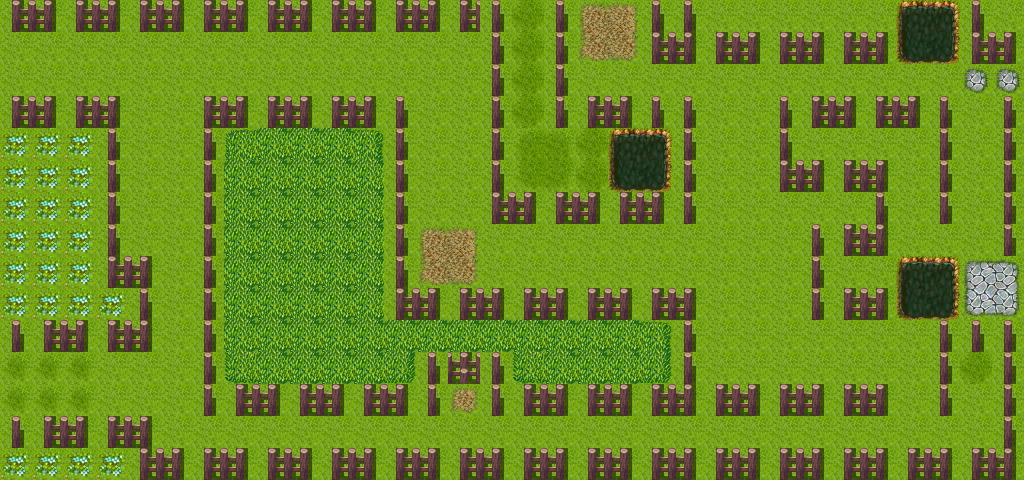

A level layout from a 2D game, rendered from its tile map. Below: a short description, then the map file with tile-grid data replaced by summaries:
An orthogonal 32x15 tile map with 32x32 px tiles, 2 tile layers (Calque de Tile 1, Calque 2), 1 hidden layer not drawn, 3 tilesets.

<map version="1.0" orientation="orthogonal" renderorder="right-down" width="32" height="15" tilewidth="32" tileheight="32" nextobjectid="1">
 <tileset firstgid="1" name="tilea2" tilewidth="32" tileheight="32">
  <image source="tilea2.png" width="512" height="384" />
  <tile id="2">
   <properties>
    <property name="blocked" value="" />
   </properties>
  </tile>
  <tile id="3">
   <properties>
    <property name="blocked" value="" />
   </properties>
  </tile>
  <tile id="18">
   <properties>
    <property name="blocked" value="" />
   </properties>
  </tile>
  <tile id="19">
   <properties>
    <property name="blocked" value="" />
   </properties>
  </tile>
  <tile id="34">
   <properties>
    <property name="blocked" value="" />
   </properties>
  </tile>
  <tile id="35">
   <properties>
    <property name="blocked" value="" />
   </properties>
  </tile>
 </tileset>
 <tileset firstgid="193" name="tilea1" tilewidth="32" tileheight="32">
  <image source="tilea1.png" width="512" height="384" />
 </tileset>
 <tileset firstgid="385" name="myTileset" tilewidth="32" tileheight="32">
  <image source="myTileset.png" width="64" height="32" />
  <tile id="0">
   <properties>
    <property name="blocked" value="" />
   </properties>
  </tile>
 </tileset>
 <layer name="Calque de Tile 1" width="32" height="15">
  <data>[480 cells, 480 non-empty, 35 distinct tile ids]</data>
 </layer>
 <layer name="Calque 2" width="32" height="15">
  <properties>
   <property name="blocked" value="false" />
  </properties>
  <data>[480 cells, 176 non-empty, 4 distinct tile ids]</data>
 </layer>
 <layer name="walkable" width="32" height="15" visible="0">
  <data>[480 cells, 478 non-empty, 2 distinct tile ids]</data>
 </layer>
</map>
